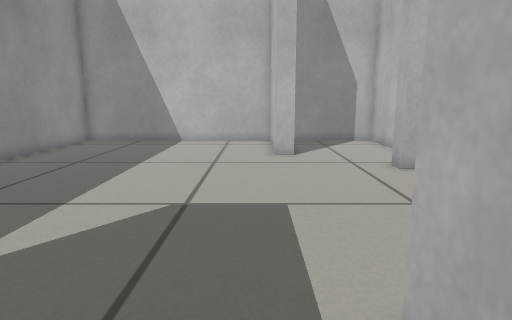
View 1 (above)

13 first-person views from a walk through a Gazebo world. The camera is 0.44 m above the floor, tilts 10° down and sees 75° across. The floor is counted in squares, 0.2 m on a side. Each view is taken from the middle of a square. On the plan, view 1 faces up. The plan holds only what a view shows up to about 19 squares ahead; the rest is blank.

View 2
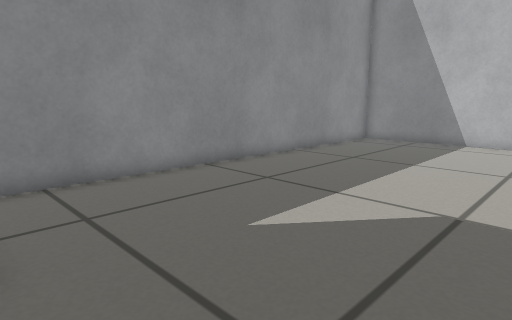

View 3
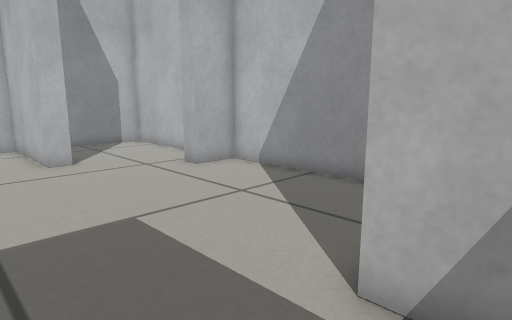

View 4
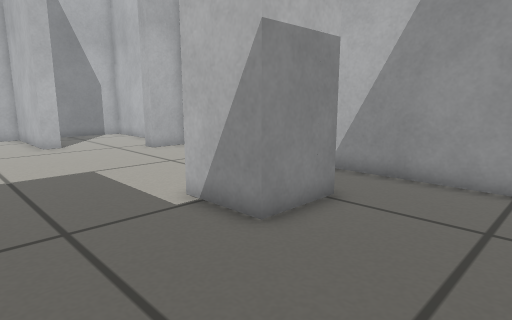

View 5
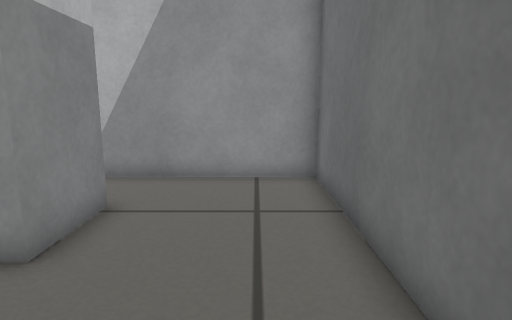

View 6
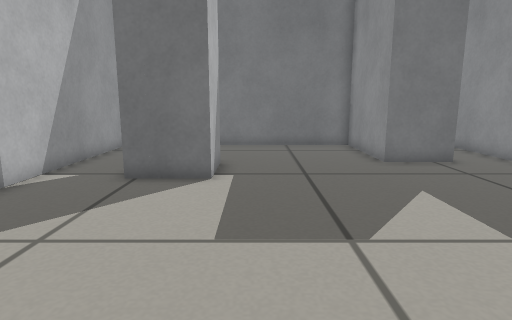

View 7
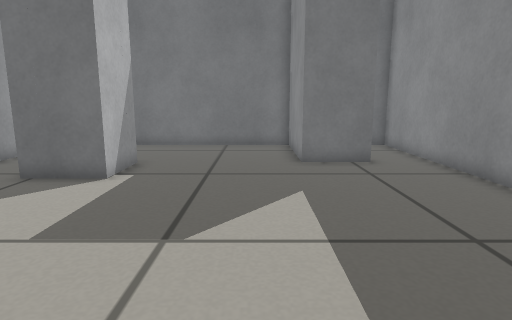

View 8
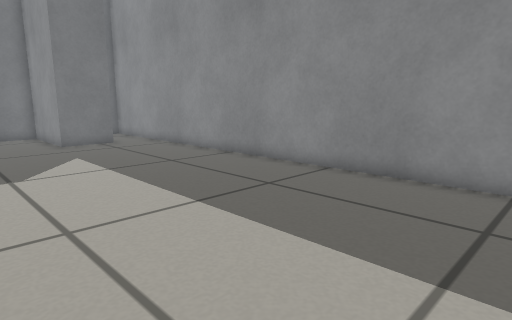

View 9
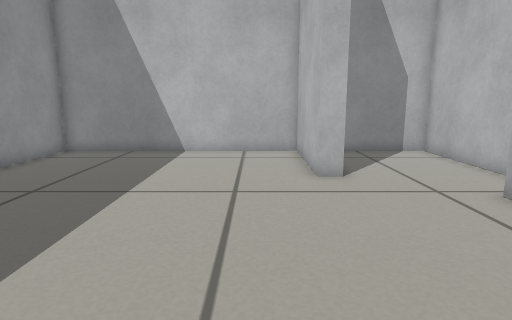

View 10
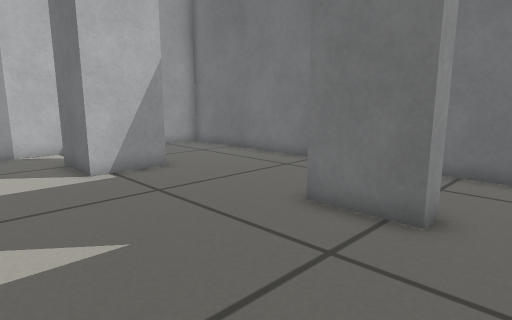

View 11
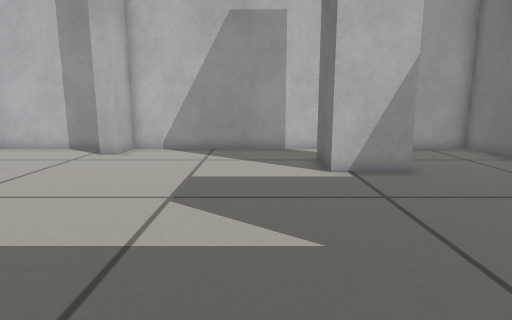

View 12
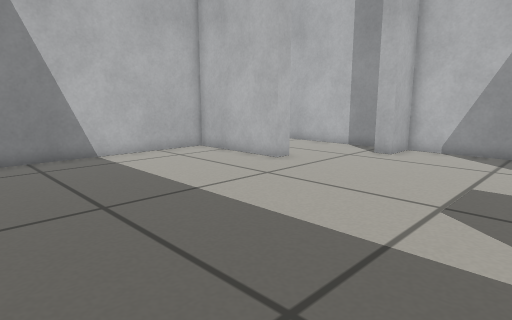

View 13
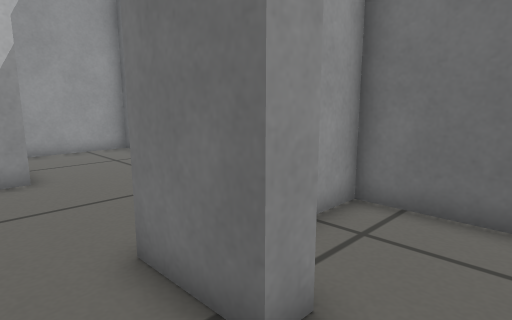

### Floor plan
Ten units are one square. View 1 is at (0, 0); x grows to the right and y downward. Boxes are objects, and circles mark ways between rooms. Rooms are numbered by the first view taken in them; rooms with no view inside come last. Other rooms are left out.
<svg viewBox="-100 -192 170 245">
<path fill="none" stroke="#000" d="M16 -136 8 -136 8 -187 -95 -187 -95 16M65 -122 65 -187 21 -187M39 -1 13 -1 13 -26 39 -26M-72 7 -72 -1 -47 -1 -47 48 65 48 65 -107 48 -107 48 -115M-95 16 -95 48 -54 48 -54 32"/>
<circle cx="-85" cy="5" r="3" fill="#2a7"/>
<text x="-10" y="-80">1</text>
<text x="-80" y="30">2</text>
</svg>
Room 1 opens to room 2.

Where each view was taken, in squares from view 1:
view 1: 0 up, 0 right, facing up
view 2: 0 up, 0 right, facing up-left
view 3: 1 up, 2 left, facing up-right
view 4: 4 down, 3 left, facing up-right
view 5: 3 down, 3 left, facing right
view 6: 12 up, 0 right, facing down
view 7: 12 up, 3 left, facing down
view 8: 18 up, 0 right, facing down-left
view 9: 4 up, 1 left, facing up
view 10: 6 up, 9 left, facing down-right
view 11: 5 up, 9 left, facing right
view 12: 5 up, 9 left, facing up-right
view 13: 2 up, 9 left, facing down-right
